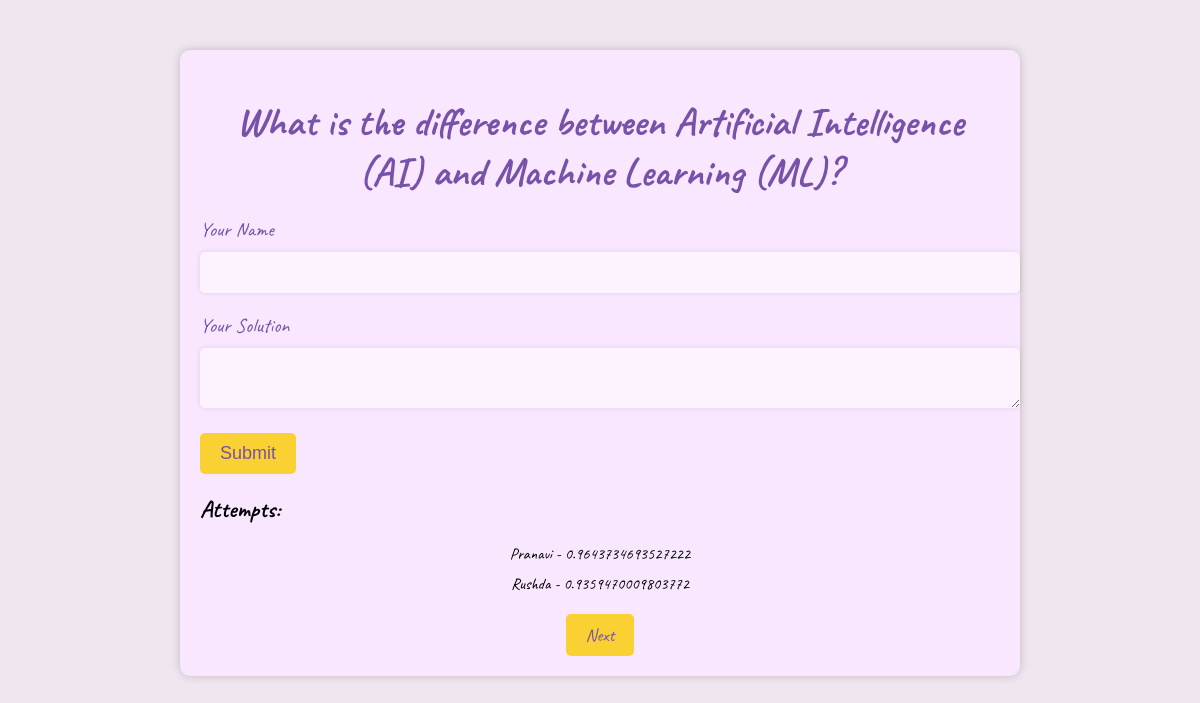
The app's page /attempt/2 with its own data.
### app.py (models this page shows)
class Problem(db.Model):
    id = db.Column(db.Integer, primary_key=True)
    problem = db.Column(db.String(200), nullable=False)
    solution = db.Column(db.String(200), nullable=False)

class Attempt(db.Model):
    id = db.Column(db.Integer, primary_key=True)
    user = db.Column(db.String(80), nullable=False)
    problem_id = db.Column(db.Integer, db.ForeignKey('problem.id'), nullable=False)
    attempt = db.Column(db.String(200), nullable=False)
    score = db.Column(db.Float, nullable=False)

### app.py (the view, shortened to what this page needs)
@app.route('/attempt/<problem_id>', methods=['GET', 'POST'])
def attempt(problem_id):
    problem = Problem.query.get(problem_id)
    attempts = Attempt.query.filter_by(problem_id=problem_id).order_by(Attempt.score.desc())
    next_problem_id = Problem.query.filter(Problem.id > problem_id).order_by(Problem.id.asc()).first()
    if next_problem_id:
        next_problem_id = next_problem_id.id
    return render_template('attempt.html', problem=problem, attempts=attempts, next_problem_id=next_problem_id)

### app.py (called while the page is built)
@app.before_request
def create_tables():
    db.create_all()

### templates/attempt.html (shortened to what this page needs)
<!DOCTYPE html>
<html>
<head>
</head>
<body>
    <div class="container">
        <h1>{{ problem.problem }}</h1>
        <form method="POST">
            <label for="user">Your Name</label>
            <input type="text" id="user" name="user" required>
            <label for="attempt">Your Solution</label>
            <textarea id="attempt" name="attempt" required></textarea>
            <input type="submit" value="Submit">
        </form>
        <h2>Attempts:</h2>
        <ul class="attempts">
        {% for attempt in attempts %}
            <li>{{ attempt.user }} - {{ attempt.score }}</li>
        {% endfor %}
        </ul>
        <div class="next-button">
            {% if next_problem_id %}
                <a href="{{ url_for('attempt', problem_id=next_problem_id) }}">Next</a>
            {% endif %}
        </div>
    </div>
</body>
</html>

### templates/attempt.html (style rules this page uses)
body { margin: 0; padding: 0; font-family: 'Caveat', cursive; background-color: #F0E6EF; }
.container { max-width: 800px; margin: 0 auto; padding: 20px; background-color: #F8E7FF; box-shadow: 0 0 10px rgba(0, 0, 0, 0.2); border-radius: 10px; margin-top: 50px; }
h1 { color: #7851A9; text-align: center; font-size: 40px; margin-bottom: 20px; }
form { margin-bottom: 20px; }
label { display: block; margin-bottom: 10px; color: #7851A9; font-size: 20px; }
input[type="text"], textarea { width: 100%; padding: 10px; margin-bottom: 20px; border: none; border-radius: 5px; background-color: #FDF3FF; color: #7851A9; font-size: 18px; box-shadow: 0 0 5px rgba(0, 0, 0, 0.1); }
input[type="submit"] { background-color: #F9D132; color: #7851A9; padding: 10px 20px; border: none; border-radius: 5px; cursor: pointer; font-size: 18px; transition: background-color 0.3s; }
ul.attempts { list-style-type: none; margin: 0; padding: 0; text-align: center; }
.attempts li { margin-bottom: 10px; opacity: 0; transform: translateX(-20px); transition: opacity 0.5s ease-in-out, transform 0.5s ease-in-out; }
.next-button { text-align: center; margin-top: 20px; }
.next-button a { display: inline-block; padding: 10px 20px; background-color: #F9D132; color: #7851A9; border-radius: 5px; text-decoration: none; font-size: 18px; transition: background-color 0.3s; }

### records on screen
Problem: problem "What is the difference between Artificial Intelligence (AI) and Machine Learning (ML)?"
Attempt: user "Pranavi", score "0.9643734693527222"
Attempt: user "Rushda", score "0.9359470009803772"
